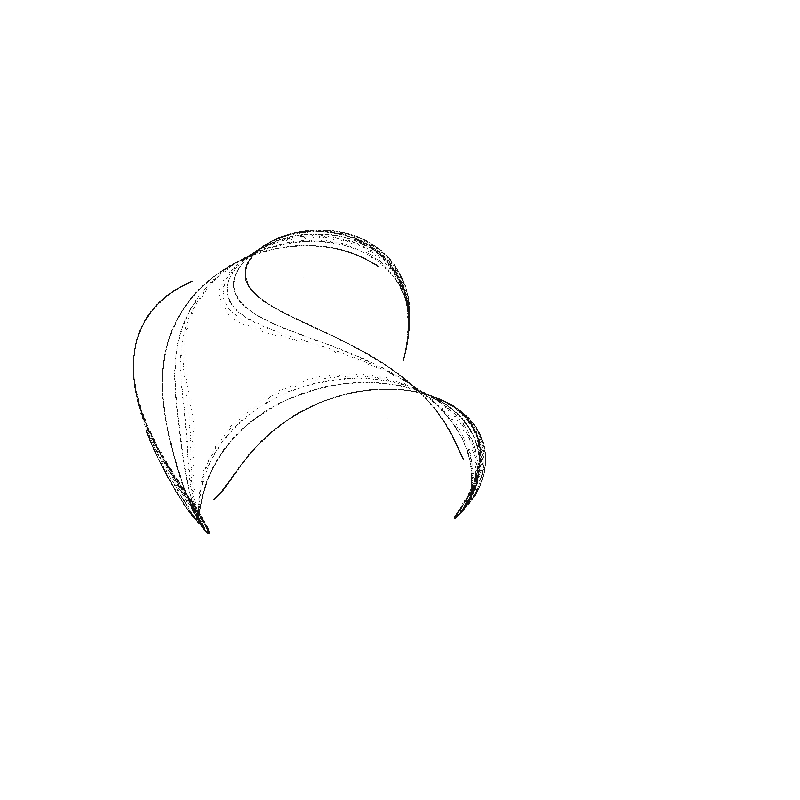
Frame 1 (no input)
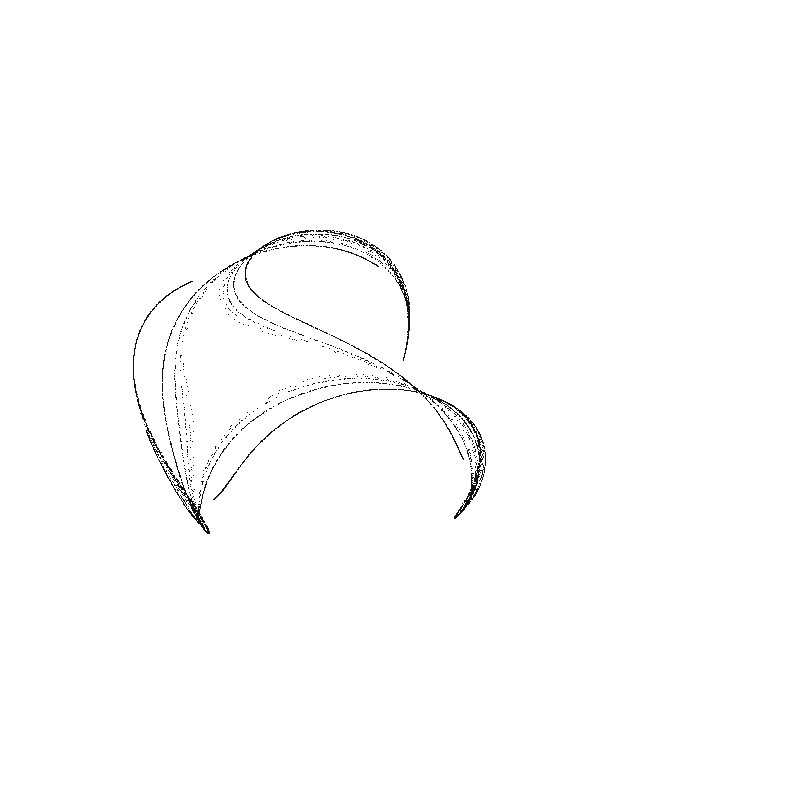
Frame 2 (the mouse pressed at the canvas centre, redrawn once)

The Processing sketch that drew these frames (run headless with seeded random() and noise(); the mouse was pressed at the canvas centre and the sketch redrawn once):

// Processing sketch: sketch_210708c
// ── sketch_210708c.pde
int pointCount = 9000000;
float x, y = 1;
float xn, yn;

float a=2;
float b=-0.729585147;
float c=-0.593156738;
float d=-1.70812516;
float [][]pointAry = new float[2][10000000];


void setup(){
  size(800,800);
  smooth();
}

void draw(){
  background(255);
  for (int i = 0; i <= pointCount; i++){
    xn = sin(a*y)-cos(b*x);
    yn = sin(c*x)-cos(d*y);
    x=xn;
    y=yn;
    pointAry[0][i]=x*width/6;
    pointAry[1][i]=y*height/6;
  }

  translate(width/2,height/2);
  for(int i=0;i<pointCount;i++){
    stroke(0,10);
    point(pointAry[0][i],pointAry[1][i]);
  }
  
  noLoop();

}
